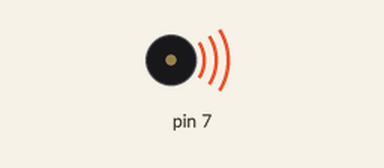
Simulated run of this sketch. Board: Arduino Uno, built with avr-gcc and run on an emulated ATmega328P. On the bench: buzzer (waves = sounding).

Above: at 0.5 s.
Timing chart, 0 to 4.6 s (numbered marks = the images above):
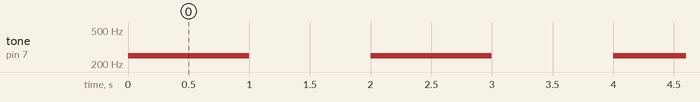

The sketch:

Task_1.2.1.ino
```cpp
void setup() {
  // put your setup code here, to run once:
  pinMode(7, OUTPUT);
}

void loop() {
  // put your main code here, to run repeatedly:
  tone(7, 250);
  delay(1000);
  noTone(7);
  delay(1000);
}
```

Measured:
- by itself, tone on pin 7: alternates 250 Hz for 1.0 s and silent for 1.0 s
